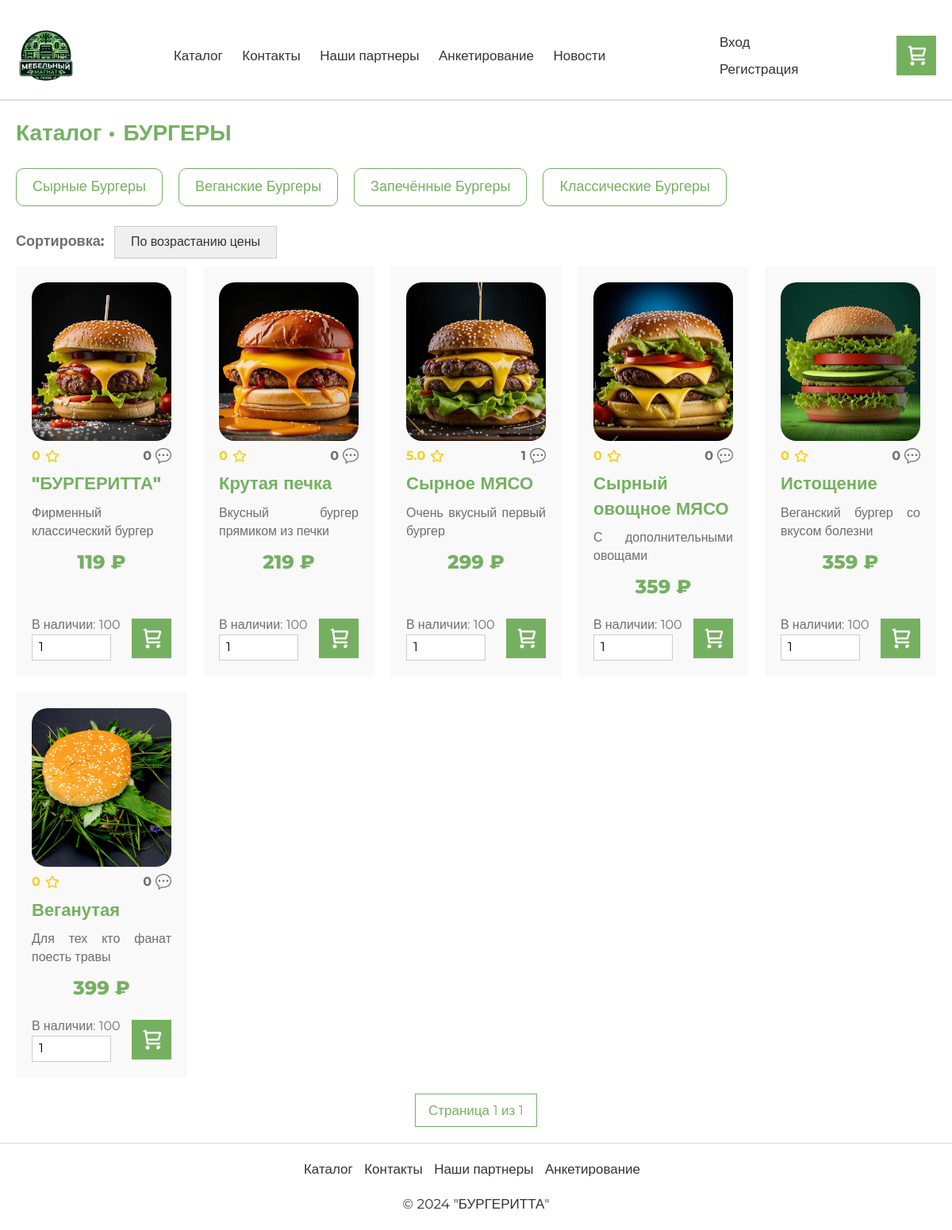
The page /catalog/BURGERS/ on the database its author committed.
### app/models.py (models this page shows)
class Category(models.Model):
    id = models.BigAutoField(primary_key=True)
    name = models.CharField(max_length=255)
    parent = models.ForeignKey('self', on_delete=models.CASCADE, null=True, blank=True)
    created_at = models.DateTimeField(auto_now_add=True)
    url = models.SlugField(max_length=255, blank=True)

class Product(models.Model):
    id = models.BigAutoField(primary_key=True)
    category = models.ForeignKey(Category, on_delete=models.CASCADE)
    name = models.CharField(max_length=255)
    price = models.FloatField()
    remain = models.IntegerField()
    description = models.TextField(null=True, blank=True)

class Image(models.Model):
    id = models.BigAutoField(primary_key=True)
    product = models.ForeignKey(Product, on_delete=models.CASCADE)
    path = models.FileField()

### app/views.py (the view, shortened to what this page needs)
# urls.py: path('catalog/<str:item1>/', views.dynamic1, name='dynamic1'),
def dynamic1(request, item1):
    def find_category_in_tree(category_id, tree):
        for category in tree:
            if category['id'] == category_id:
                return category
            found = find_category_in_tree(category_id, category.get('children', []))
            if found:
                return found
        return None
    def build_category_tree(categories, parent_id=None, parent_path=""):
        category_tree = []
        for category in categories:
            if category.parent_id == parent_id:
                path = f"{parent_path}/{category.url}" if parent_path else category.url
                children = build_category_tree(categories, parent_id=category.id, parent_path=path)
                category_data = {
                    'id': category.id,
                    'parent': category.parent_id,
                    'name': category.name,
                    'url': category.url,
                    'path': path,
                    'children': children
                }
                category_tree.append(category_data)
        return category_tree
    def get_category_ids(category_id, tree):
        ids = []
        for category in tree:
            if category['id'] == category_id:
                ids = [category_id]
                for child in category.get('children', []):
                    ids.extend(get_category_ids(child['id'], category.get('children', [])))
        return ids
    categories = Category.objects.all()
    category_tree = build_category_tree(categories)
    category = Category.objects.filter(url=item1).first()
    catalog_history = []
    category_data = {
        'id': 0,
        'name': "Страница не найдена",
    }
    title = "Ошибка 404"
    products = None
    paginator = None
    page_number = request.GET.get('page')
    if not page_number:
        page_number = 1
    sort_param = request.GET.get('sort')
    if not sort_param:
        sort_param = 'price_ASC'
    elif sort_param not in ['price_DESC', 'price_ASC']:
        sort_param = 'price_ASC'
    if category:
        category_ids = get_category_ids(category.id, category_tree)
        items_per_page = 8
        products = Product.objects.filter(category__in=category_ids)
        if sort_param == 'price_DESC':
            products = products.order_by('-price')
        else:
            products = products.order_by('price')
        paginator = Paginator(products, items_per_page)
        try:
            page = paginator.page(page_number)
        except PageNotAnInteger:
            page = paginator.page(1)
        except EmptyPage:
            page = paginator.page(paginator.num_pages)
        page_number = page
        products = page.object_list
        for product in products:
            reviews = Review.objects.filter(product=product)
            images = Image.objects.filter(product=product)
            total_grade = 0
            total_reviews = len(reviews)
            for review in reviews:
                total_grade += review.grade
            if total_reviews > 0:
                product.fullGrade = round(total_grade / total_reviews, 1)
            else:
                product.fullGrade = 0
            product.totalReviews = total_reviews
            product.images = images
        catalog_history.append({
            "name": category.name,
            "path": "/catalog/" + category.url + "/"
        })
        title = category.name
        category_data = find_category_in_tree(category.id, category_tree)
    avatar = None
    if request.user.is_authenticated:
        avatar = UserProfile.objects.filter(user=request.user).first()
    context = {
        "title": title,
        "category": category_data,
        "catalog_history": catalog_history,
        "products": products,
        "page": page_number,
        "sort": sort_param,
        "paginator": paginator,
        "avatar": avatar
    }
    return render(request, 'app/dynamic.html', context)

### app/templates/app/dynamic.html (shortened to what this page needs)
﻿{% extends "app/layout.html" %}
{% load static %}
{% block content %}
<div style="margin: 20px 0">
    <div style="font-size: 28px; color: #75b061; font-weight: 600; margin-bottom: 25px;">
        {% if category.id == 0 %}
        {{ category.name }}
        {% else %}
        <div style="display: flex; gap: 10px; margin-bottom: 20px">
            <a style="text-decoration: none; color: #75b061" href="/catalog/">
                Каталог •
            </a>
            {% for ch in catalog_history %}
            {% if not forloop.last %}
            <a style="text-decoration: none; color: #75b061" href="{{ ch.path }}">
                {{ ch.name }} •
            </a>
            {% else %}
            <a style="text-decoration: none; color: #75b061" href="{{ ch.path }}">
                {{ ch.name }}
            </a>
            {% endif %}
            {% endfor %}
        </div>
        {% endif %}
    </div>
    {% if category.id == 0 %}
    <div style="font-size: 20px; color: #75b061; font-weight: 600; margin-bottom: 30px;">
        Пожалуйста, проверьте правильность ссылки
        <div style="display: flex; gap: 20px; margin-top: 15px;">
            <button class="button-usual"><a style="color: #fff; text-decoration: none;" href="{% url 'home' %}">На главную</a></button>
            <button class="button-usual"><a style="color: #fff; text-decoration: none;" href="{% url 'catalog' %}">В каталог</a></button>
        </div>
    </div>
    {% else %}
    {% if category.children|length > 0 %}
    <div style="display: flex; gap: 20px; margin-bottom: 25px;">
        {% for child in category.children %}
        <a style="text-decoration: none" href="{{ "/catalog/" | add:child.path }}/">
            <div style="padding: 10px 20px; font-size: 18px; border: 1px solid #75b061; border-radius: 10px; color: #75b061 ">
                {{ child.name }}
            </div>
            {% endfor %}
        </a>
    </div>
    {% endif %}
    {% endif %}
    {% if products|length > 0 %}
    <div class="filters" style="margin-bottom: 10px;">
        <label for="sort-select" style="color: #6E6E6E; margin-right: 10px;">Сортировка:</label>
        <select id="sort-select" onchange="handleSortChange(this)">
            {% if sort == 'price_ASC' %}
            <option value="price_ASC" selected>По возрастанию цены</option>
            {% elif sort == 'price_DESC' %}
            <option value="price_ASC">По возрастанию цены</option>
            <option value="price_DESC" selected>По убыванию цены</option>
            {% else %}
            <option value="price_ASC">По возрастанию цены</option>
            <option value="price_DESC">По убыванию цены</option>
            {% endif %}
        </select>
    </div>
    <div class="product-container">
        {% for product in products %}
        <div class="product-card">
            <div class="product-details">
                <a style="text-decoration: none;" href="/products/{{ product.id }}/">
                    <div class="product-image" style="min-height: 200px; height: 200px; overflow: hidden;">
                        {% if product.images %}
                        {% if product.images|length > 1 %}
                        <div id="carouselExample{{ product.id }}" class="carousel slide" data-ride="carousel" style="height: 200px;">
                            <div class="carousel-inner" style="height: 200px;">
                                {% for image in product.images %}
                                <div class="carousel-item {% if forloop.first %}active{% endif %}">
                                    <img src="{{ image.path.url }}" class="d-block w-100" alt="Изображение товара" style="height: 200px; object-fit: cover; border-radius: 20px;">
                                </div>
                                {% endfor %}
                            </div>
                            <a class="carousel-control-prev" href="#carouselExample{{ product.id }}" role="button" data-slide="prev">
                                <span class="carousel-control-prev-icon" aria-hidden="true"></span>
                                <span class="sr-only">Previous</span>
                            </a>
                            <a class="carousel-control-next" href="#carouselExample{{ product.id }}" role="button" data-slide="next">
                                <span class="carousel-control-next-icon" aria-hidden="true"></span>
                                <span class="sr-only">Next</span>
                            </a>
                        </div>
                        {% else %}
                        <img src="{{ product.images.0.path.url }}" alt="Изображение товара" style="width: 100%; height: 100%; object-fit: cover; border-radius: 20px;">
                        {% endif %}
                        {% else %}
                        <img src="{% static 'app/content/nophoto.jpg' %}" alt="Нет фото" style="width: 100%; height: 100%; object-fit: cover; border-radius: 20px;">
                        {% endif %}
                    </div>
                    <div style="display: flex; justify-content: space-between; margin: 8px 0">
                        <div style="display: flex; align-items: center">
                            <b style="color: #f2d026; font-size: 16px">{{ product.fullGrade }}</b>
                            <img src="{% static 'app/content/star.svg' %}" alt="star" style="width: 20px; margin-left: 5px">
                        </div>
                        <div style="display: flex; align-items: center">
                            <b style="color: #6e6e6e; font-size: 16px">{{ product.totalReviews }}</b>
                            <img src="{% static 'app/content/review.svg' %}" alt="star" style="width: 20px; margin-left: 5px">
                        </div>
                    </div>
                    <div class="product-card-title">{{ product.name }}</div>
                    <p class="product-card-description">{{ product.description }}</p>
                    {% if product.remain == 0 %}
                    <div class="product-card-price" style="color: #6E6E6E; opacity: 0.8;">{{ product.price|stringformat:"0.0f"}} ₽</div>
                    {% else %}
                    <div class="product-card-price" style="color: #75b061">{{ product.price|stringformat:"0.0f"}} ₽</div>
                    {% endif %}
                </a>
                {% if product.remain > 0 %}
                <div class="add-to-cart-form add-to-cart-form-{{ product.id }}">
                    <div>
                        <div style="color: #6e6e6e; font-size: 16px">В наличии: {{ product.remain }}</div>
                        <input type="number" id="count_input_{{ product.id }}" class="quantity-input" value="1" min="1" max="{{ product.remain }}">
                    </div>
                    <button class="add-to-cart-button" onclick="addToCart('{{ product.id }}', '{{ product.name }}', '{{ product.price }}')">
                        <img src="{% static 'app/content/cart.svg' %}" alt="Нет фото" style="width: 30px; object-fit: cover; border-radius: 20px;" />
                    </button>
                </div>
                {% else %}
                <div class="product-card-availability">
                    <div style="width: 100%; text-align: center; font-size: 16px">Нет в наличии</div>
                </div>
                {% endif %}
            </div>
        </div>
        {% endfor %}
    </div>
    <div class="pagination" style="font-size: 17px">
        <span>Страница {{ page.number }} из {{ paginator.num_pages }}</span>
    </div>
    {% else %}
    <div style="font-size: 20px; height: calc(100vh - 390px); opacity: 0.8; display: flex; justify-content: center; align-items: center">
        Товаров не найдено
    </div>
    {% endif %}
</div>
{% endblock %}

### app/static/app/content/site.css (style rules this page uses)
label { color: #6E6E6E; font-size: 18px; }
select { -webkit-appearance: none; -moz-appearance: none; appearance: none; background-position: right center; background-repeat: no-repeat; padding-right: 20px; border: 1px solid #ccc; border-radius: 0; padding: 8px 20px; font-size: 16px !important; color: #333; }
button, input, optgroup, select, textarea { font-size: initial !important; }
* { padding: 0; margin: 0; font-family: "Montserrat", sans-serif; transition: all 0.3s; }
p { margin: 0; }
html, body { margin: 0; max-width: 100vw; height: 100%; color: #333; }
.product-container { display: grid; grid-template-columns: repeat(auto-fill, minmax(300px, 1fr)); grid-gap: 20px; }
.product-card { background-color: #f9f9f9; border-radius: 0; box-shadow: none; padding: 20px; display: flex; flex-direction: column; transition: transform 0.2s ease-in-out; cursor: pointer; height: 100%; }
.product-image { flex: 0 0 30%; }
.product-details { flex: 1; display: flex; flex-direction: column; justify-content: space-between; }
.product-card-title { width: 100%; text-align: left; color: #75b061; font-weight: 800; font-size: 22px; margin-bottom: 10px; }
.product-card-description { width: 100%; text-align: justify; color: #6E6E6E; font-size: 16px; }
.product-card-price { text-align: center; color: #75b061; font-weight: 800; font-size: 24px; margin: 10px 0; }
.add-to-cart-form { display: flex; align-items: center; justify-content: space-between; margin-top: 10px; }
.quantity-input { margin-right: 10px; width: 100px; padding: 4px 8px; border: 1px solid #ccc; border-radius: 0; font-size: 16px; transition: border-color 0.3s ease; }
.add-to-cart-button { background-color: #75b061; color: white; border: none; border-radius: 0; padding: 10px; font-size: 16px; cursor: pointer; }
@media screen and (max-width: 1200px) { .product-container { grid-template-columns: repeat(auto-fill, minmax(200px, 1fr)); } }
.pagination { margin-top: 20px; display: flex; justify-content: center; align-items: center; }
.pagination a, .pagination span { padding: 8px 16px; margin: 0 4px; border: 1px solid #75b061; border-radius: 0; color: #75b061; text-decoration: none; cursor: pointer; }

### rows shown on the page
Category: name "БУРГЕРЫ"
Category: name "Сырные Бургеры"
Category: name "Веганские Бургеры"
Category: name "Запечённые Бургеры"
Category: name "Классические Бургеры"
Product: images.0.path (picture), fullGrade "0", totalReviews "0", name "\"БУРГЕРИТТА\"", description "Фирменный классический бургер", price "119", remain "100"
Product: images.0.path (picture), fullGrade "0", totalReviews "0", name "Крутая печка", description "Вкусный бургер прямиком из печки", price "219", remain "100"
Product: images.0.path (picture), fullGrade "5.0", totalReviews "1", name "Сырное МЯСО", description "Очень вкусный первый бургер", price "299", remain "100"
Product: images.0.path (picture), fullGrade "0", totalReviews "0", name "Сырный овощное МЯСО", description "С дополнительными овощами", price "359", remain "100"
Product: images.0.path (picture), fullGrade "0", totalReviews "0", name "Истощение", description "Веганский бургер со вкусом болезни", price "359", remain "100"
Product: images.0.path (picture), fullGrade "0", totalReviews "0", name "Веганутая", description "Для тех кто фанат поесть травы", price "399", remain "100"

### other values the page prints
{{ page.number }} "1"
{{ paginator.num_pages }} "1"
